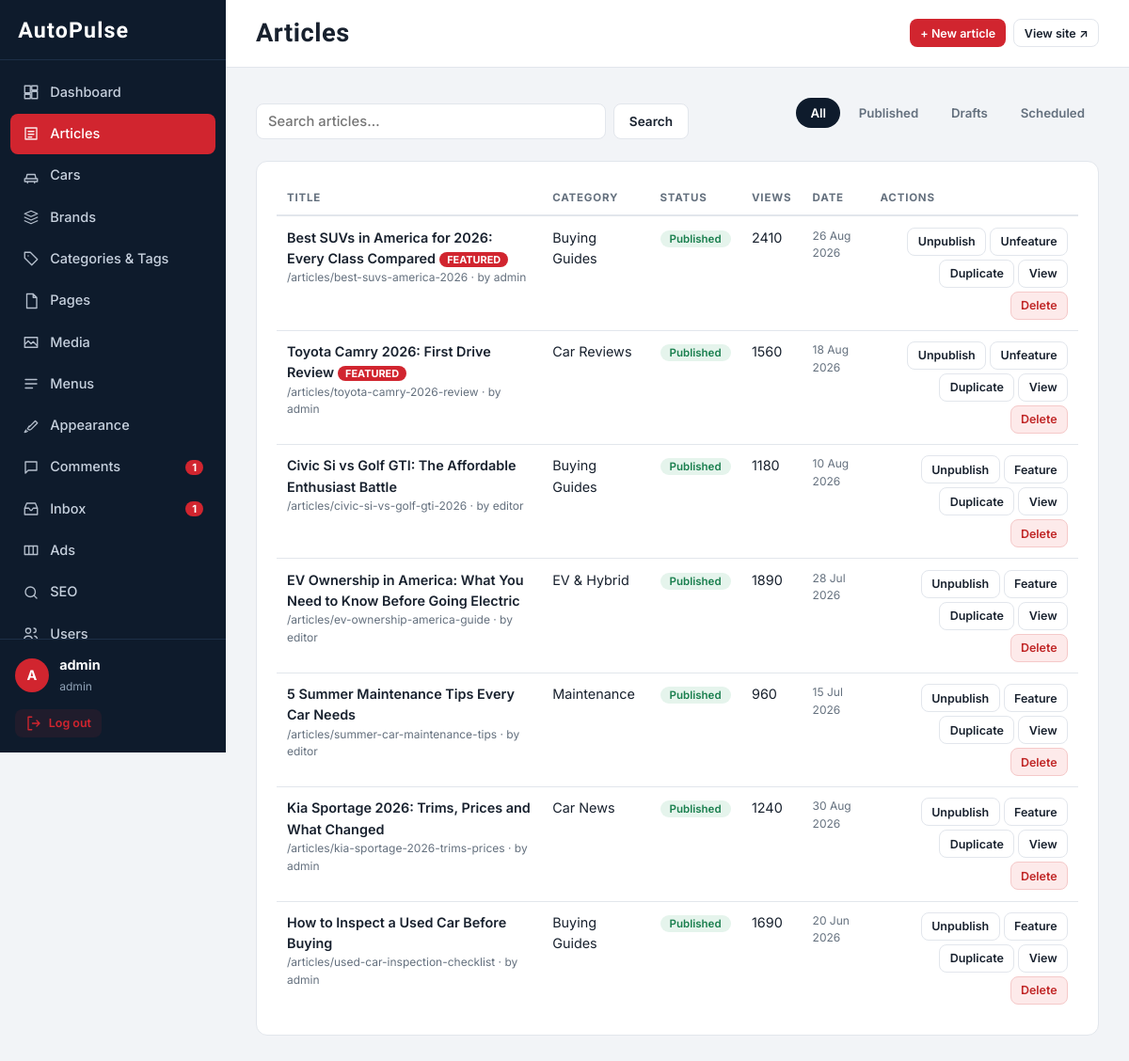
/admin/articles.php (signed in), run on the app's committed database.
### tables this page shows
CREATE TABLE users (
  id INT UNSIGNED AUTO_INCREMENT PRIMARY KEY,
  username VARCHAR(50) NOT NULL UNIQUE,
  display_name VARCHAR(80) NULL COMMENT 'public byline name',
  slug VARCHAR(90) NULL UNIQUE COMMENT 'author profile URL: /author/{slug}',
  email VARCHAR(190) NOT NULL UNIQUE,
  password_hash VARCHAR(255) NOT NULL,
  role ENUM('admin','editor') NOT NULL DEFAULT 'editor',
  bio TEXT NULL COMMENT 'author bio (public profile page)',
  avatar VARCHAR(255) NULL COMMENT 'avatar image path (Media library)',
  expertise VARCHAR(255) NULL COMMENT 'comma-separated topics (Person schema)',
  social_twitter VARCHAR(255) NULL,
  social_linkedin VARCHAR(255) NULL,
  status TINYINT(1) NOT NULL DEFAULT 1,
  last_login DATETIME NULL,
  created_at TIMESTAMP NOT NULL DEFAULT CURRENT_TIMESTAMP,
  updated_at TIMESTAMP NOT NULL DEFAULT CURRENT_TIMESTAMP ON UPDATE CURRENT_TIMESTAMP
);

CREATE TABLE articles (
  id INT UNSIGNED AUTO_INCREMENT PRIMARY KEY,
  user_id INT UNSIGNED NULL,
  brand_id INT UNSIGNED NULL,
  category_id INT UNSIGNED NULL,
  title VARCHAR(190) NOT NULL,
  slug VARCHAR(200) NOT NULL UNIQUE,
  excerpt VARCHAR(400) NULL,
  content MEDIUMTEXT NULL,
  featured_image VARCHAR(255) NULL,
  status ENUM('published','draft','scheduled') NOT NULL DEFAULT 'draft',
  is_featured TINYINT(1) NOT NULL DEFAULT 0,
  allow_comments TINYINT(1) NOT NULL DEFAULT 1,
  views INT UNSIGNED NOT NULL DEFAULT 0,
  published_at DATETIME NULL,
  faq TEXT NULL COMMENT 'JSON [{q,a}]',
  seo_title VARCHAR(150) NULL,
  meta_description VARCHAR(300) NULL,
  canonical_url VARCHAR(255) NULL,
  og_title VARCHAR(150) NULL,
  og_description VARCHAR(300) NULL,
  og_image VARCHAR(255) NULL,
  robots VARCHAR(40) NULL DEFAULT 'index, follow',
  focus_keyword VARCHAR(120) NULL,
  secondary_keywords VARCHAR(500) NULL,
  search_intent VARCHAR(40) NULL,
  quick_answer TEXT NULL COMMENT 'AEO: 1-3 sentence direct answer',
  last_verified_at DATETIME NULL,
  fact_checked_by VARCHAR(120) NULL,
  updated_by INT UNSIGNED NULL,
  created_at TIMESTAMP NOT NULL DEFAULT CURRENT_TIMESTAMP,
  updated_at TIMESTAMP NOT NULL DEFAULT CURRENT_TIMESTAMP ON UPDATE CURRENT_TIMESTAMP,
  KEY idx_status_pub (status, published_at),
  KEY idx_category (category_id),
  FOREIGN KEY (user_id) REFERENCES users(id) ON DELETE SET NULL,
  FOREIGN KEY (brand_id) REFERENCES brands(id) ON DELETE SET NULL,
  FOREIGN KEY (category_id) REFERENCES categories(id) ON DELETE SET NULL,
  FULLTEXT KEY ft_title (title, excerpt)
);

CREATE TABLE categories (
  id INT UNSIGNED AUTO_INCREMENT PRIMARY KEY,
  name VARCHAR(100) NOT NULL,
  slug VARCHAR(120) NOT NULL UNIQUE,
  type ENUM('article','car') NOT NULL DEFAULT 'article',
  description VARCHAR(500) NULL,
  seo_title VARCHAR(150) NULL,
  meta_description VARCHAR(300) NULL,
  sort_order INT NOT NULL DEFAULT 0,
  status TINYINT(1) NOT NULL DEFAULT 1,
  created_at TIMESTAMP NOT NULL DEFAULT CURRENT_TIMESTAMP,
  updated_at TIMESTAMP NOT NULL DEFAULT CURRENT_TIMESTAMP ON UPDATE CURRENT_TIMESTAMP,
  INDEX idx_type (type)
);

### includes/functions.php (called while the page is built, shortened)
<?php
function e($v): string
{
    return htmlspecialchars((string)$v, ENT_QUOTES, 'UTF-8');
}
function url(string $path = ''): string
{
    return rtrim(BASE_URL, '/') . '/' . ltrim($path, '/');
}
function asset(string $path): string
{
    $file = dirname(__DIR__) . '/assets/' . $path;
    $v = is_file($file) ? substr(md5((string)filemtime($file)), 0, 8) : '1';
    return url('assets/' . $path) . '?v=' . $v;
}
function admin_url(string $path = ''): string
{
    $u = url('admin/' . ltrim($path, '/'));
    return $u;
}
function load_settings(): array
{
    try {
        $rows = db()->query('SELECT setting_key, setting_value FROM settings')->fetchAll();
    } catch (Throwable $e) {
        return [];
    }
    $settings = [];
    foreach ($rows as $r) $settings[$r['setting_key']] = $r['setting_value'];
    return $settings;
}
function setting(string $key, string $default = ''): string
{
    $s = $GLOBALS['site_settings'] ?? load_settings();
    return $s[$key] ?? $default;
}
function get_int(string $key, int $default = 0): int
{
    return (int)($_GET[$key] ?? $default);
}
function format_date(?string $dt): string
{
    return date('d M Y', strtotime($dt));
}

### config/database.php (called while the page is built, shortened)
<?php
function db(): PDO
{
    static $pdo = null;
    if ($pdo === null) {
        $dsn = 'mysql:host=' . DB_HOST . ';dbname=' . DB_NAME . ';charset=' . DB_CHARSET;
        try {
            $pdo = new PDO($dsn, DB_USER, DB_PASS, [
                PDO::ATTR_ERRMODE            => PDO::ERRMODE_EXCEPTION,
                PDO::ATTR_DEFAULT_FETCH_MODE => PDO::FETCH_ASSOC,
                PDO::ATTR_EMULATE_PREPARES   => false,
            ]);
        } catch (PDOException $e) {
            error_log('[AutoPulse] DB connection failed: ' . $e->getMessage());
            if (APP_ENV === 'development') {
                http_response_code(500);
                exit('Database connection failed: ' . htmlspecialchars($e->getMessage())
                    . '<br>Check config/config.php');
            }
            http_response_code(503);
            exit('The site is temporarily unavailable. Please try again shortly.');
        }
    }
    return $pdo;
}

### includes/auth.php (called while the page is built, shortened)
<?php
function current_user(): ?array
{
    static $user = null;
    if ($user === null) {
        $st = db()->prepare('SELECT id, username, email, role, status FROM users WHERE id = ? AND status = 1');
        $st->execute([$_SESSION['admin_id']]);
        $user = $st->fetch() ?: false;
    }
    return $user ?: null;
}
function is_admin(): bool
{
    return current_user() !== null;
}
function require_admin(string $cap = ''): void
{
    if (!is_admin()) {
        $_SESSION['intended_url'] = $_SERVER['REQUEST_URI'] ?? '';
        redirect('admin/login.php');
    }
}

### admin/articles.php (the view, shortened to what this page needs)
<?php
require __DIR__ . '/includes/bootstrap.php';
require_admin();
$status = in_array($_GET['status'] ?? '', ['published', 'draft', 'scheduled'], true) ? $_GET['status'] : '';
$q = trim((string)($_GET['q'] ?? ''));
$page = max(1, get_int('page', 1));
$where = ['1=1'];
$params = [];
$whereSql = implode(' AND ', $where);
$offset = ($page - 1) * 15;
$st = db()->prepare("SELECT a.id, a.title, a.slug, a.status, a.is_featured, a.views, a.published_at, a.updated_at,
                            u.username AS author, c.name AS category
                     FROM articles a LEFT JOIN users u ON u.id = a.user_id LEFT JOIN categories c ON c.id = a.category_id
                     WHERE $whereSql ORDER BY a.updated_at DESC LIMIT 15 OFFSET $offset");
$st->execute($params);
$articles = $st->fetchAll();
$ADMIN_ACTIVE = 'articles';
$ADMIN_TITLE = 'Articles';
include __DIR__ . '/includes/header.php';
?>
<div class="toolbar">
    <form method="get" class="toolbar-search" action="<?= e(admin_url('articles.php')) ?>">
        <input type="search" name="q" class="input" placeholder="Search articles…" value="<?= e($q) ?>">
        <button class="btn btn-outline" type="submit">Search</button>
    </form>
    <div class="tabs" role="tablist">
        <?php foreach (['' => 'All', 'published' => 'Published', 'draft' => 'Drafts', 'scheduled' => 'Scheduled'] as $s => $label): ?>
            <a href="<?= e(admin_url('articles.php' . ($s !== '' ? '?status=' . $s : ''))) ?>" class="tab <?= $status === $s ? 'active' : '' ?>"><?= $label ?></a>
        <?php endforeach; ?>
    </div>
</div>
<section class="panel">
    <table class="admin-table">
        <thead><tr><th>Title</th><th>Category</th><th>Status</th><th>Views</th><th>Date</th><th class="th-actions">Actions</th></tr></thead>
        <tbody>
        <?php foreach ($articles as $a): ?>
            <tr>
                <td>
                    <a class="row-title" href="<?= e(admin_url('article-edit.php?id=' . (int)$a['id'])) ?>"><?= e($a['title']) ?></a>
                    <?php if ($a['is_featured']): ?><span class="badge badge-hot">Featured</span><?php endif; ?>
                    <small>/articles/<?= e($a['slug']) ?> · by <?= e($a['author']) ?></small>
                </td>
                <td><?= e($a['category'] ?: '—') ?></td>
                <td><span class="status status-<?= e($a['status']) ?>"><?= e($a['status']) ?></span></td>
                <td><?= (int)$a['views'] ?></td>
                <td><small><?= e(format_date($a['published_at'] ?: $a['updated_at'])) ?></small></td>
                <td class="td-actions">
                    <form method="post" class="inline-form">
                        <div class="action-menu">
                            <button class="btn btn-sm btn-outline" name="action" value="<?= $a['status'] === 'published' ? 'unpublish' : 'publish' ?>" formnovalidate><?= $a['status'] === 'published' ? 'Unpublish' : 'Publish' ?></button>
                            <button class="btn btn-sm btn-outline" name="action" value="<?= $a['is_featured'] ? 'unfeature' : 'feature' ?>" formnovalidate><?= $a['is_featured'] ? 'Unfeature' : 'Feature' ?></button>
                            <button class="btn btn-sm btn-outline" name="action" value="duplicate" formnovalidate>Duplicate</button>
                            <a class="btn btn-sm btn-outline" href="<?= e(url('articles/' . $a['slug'])) ?>" target="_blank">View</a>
                            <button class="btn btn-sm btn-danger" name="action" value="delete" formnovalidate data-confirm="Delete this article permanently?">Delete</button>
                        </div>
                    </form>
                </td>
            </tr>
        <?php endforeach; ?>
        </tbody>
    </table>
</section>
<?php
include __DIR__ . '/includes/footer.php';
?>

### admin/includes/header.php (shortened to what this page needs)
<?php
$user = current_user();
$ADMIN_ACTIVE = $ADMIN_ACTIVE ?? '';
function admin_icon(string $name): string
{
    $p = [
        'dash'    => 'M3 13h8V3H3v10zm10 8h8V11h-8v10zM3 21h8v-6H3v6zM13 9h8V3h-8v6z',
        'article' => 'M4 4h16v16H4zM8 9h8M8 13h8M8 17h5',
        'car'     => 'M5 16 6.5 10h11L19 16M3 16h18v4H3zM7 20v2M17 20v2',
        'brand'   => 'M12 3 3 7l9 4 9-4-9-4zM3 12l9 4 9-4M3 17l9 4 9-4',
        'tag'     => 'M3 3h8l10 10-8 8L3 11V3zM8 8h.01',
        'page'    => 'M6 2h9l5 5v15H6zM15 2v5h5',
        'media'   => 'M3 5h18v14H3zM3 15l5-5 4 4 3-3 6 6',
        'menu'    => 'M4 6h16M4 12h16M4 18h10',
        'brush'   => 'M9.5 14.5 18 6l3 3-8.5 8.5c-1.2 1.2-3 1.4-4.2.4l-1.2-1c1-1.2 1.2-2.4 2.4-3.6zM5 19c-1 1-1 2-2 3 1.5 0 3-.5 4-1.5',
        'comment' => 'M4 4h16v12H8l-4 4V4z',
        'inbox'   => 'M3 11h6l2 3h2l2-3h6M3 11l3-7h12l3 7v9H3v-9z',
        'ads'     => 'M3 6h18v12H3zM9 6v12M15 6v12',
        'seo'     => 'M11 4a7 7 0 1 0 0 14 7 7 0 0 0 0-14zM20 20l-3.5-3.5',
        'users'   => 'M8 11a3.5 3.5 0 1 0 0-7 3.5 3.5 0 0 0 0 7zM2 21c0-4 3-6 6-6s6 2 6 6M16 4a3 3 0 0 1 0 6M17 15c2.5.5 4 2.5 4 6',
        'gear'    => 'M12 9a3 3 0 1 0 0 6 3 3 0 0 0 0-6zM12 2v3m0 14v3M2 12h3m14 0h3M5 5l2 2m10 10 2 2M19 5l-2 2M7 17l-2 2',
        'db'      => 'M4 4c0-1 3.6-2 8-2s8 1 8 2-3.6 2-8 2-8-1-8-2zM4 4v16c0 1 3.6 2 8 2s8-1 8-2V4M4 12c0 1 3.6 2 8 2s8-1 8-2',
        'logout'  => 'M9 21H4V3h5M16 8l4 4-4 4M20 12H10',
        'view'    => 'M12 5c-7 0-10 7-10 7s3 7 10 7 10-7 10-7-3-7-10-7zm0 10a3 3 0 1 0 0-6 3 3 0 0 0 0 6z',
    ][$name] ?? '';
    return '<svg width="18" height="18" viewBox="0 0 24 24" fill="none" stroke="currentColor" stroke-width="1.8" stroke-linecap="round" stroke-linejoin="round" aria-hidden="true"><path d="' . $p . '"/></svg>';
}
$nav = array_filter([
    ['dashboard', 'Dashboard', 'dash', ''],
    ['articles',  'Articles',  'article', ''],
    ['cars',      'Cars',      'car', ''],
    ['brands',    'Brands',    'brand', ''],
    ['taxonomy',  'Categories & Tags', 'tag', ''],
    ['pages',     'Pages',     'page', ''],
    ['media',     'Media',     'media', ''],
    ['menus',     'Menus',     'menu', ''],
    ['appearance', 'Appearance', 'brush', 'settings'],
    ['comments',  'Comments',  'comment', ''],
    ['messages',  'Inbox',     'inbox', ''],
    ['ads',       'Ads',       'ads', 'ads'],
    ['seo',       'SEO',       'seo', 'seo'],
    ['users',     'Users',     'users', 'users'],
    ['settings',  'Settings',  'gear', 'settings'],
    ['backup',    'Backup',    'db', 'backup'],
], fn($n) => $n[3] === '' || admin_can($n[3]));
$newMessages = 0;
$newComments = 0;
try {
    $newMessages = (int)db()->query("SELECT COUNT(*) FROM contact_messages WHERE status = 'new'")->fetchColumn();
    $newComments = (int)db()->query("SELECT COUNT(*) FROM comments WHERE status = 'pending'")->fetchColumn();
} catch (Throwable $e) {  }
?>
<!DOCTYPE html>
<html lang="en">
<head>
<link rel="stylesheet" href="<?= e(asset('css/admin.css')) ?>">
</head>
<body data-base="<?= e(url('')) ?>">
<div class="admin-shell">
    <aside class="admin-sidebar" id="admin-sidebar">
        <div class="admin-brand">
            <a href="<?= e(url('')) ?>" target="_blank" title="View site"><?= e(setting('site_name', 'AutoPulse')) ?></a>
        </div>
        <nav class="admin-nav" aria-label="Admin navigation">
            <?php foreach ($nav as [$key, $label, $icon, $cap]): ?>
                <a href="<?= e(admin_url(($key === 'dashboard' ? 'dashboard' : $key) . '.php')) ?>"
                   class="<?= $key === $ADMIN_ACTIVE ? 'active' : '' ?>">
                    <?= admin_icon($icon) ?><span><?= e($label) ?></span>
                    <?php if ($key === 'messages' && $newMessages): ?><em class="nav-count"><?= $newMessages ?></em><?php endif; ?>
                    <?php if ($key === 'comments' && $newComments): ?><em class="nav-count"><?= $newComments ?></em><?php endif; ?>
                </a>
            <?php endforeach; ?>
        </nav>
        <div class="admin-side-foot">
            <div class="admin-user">
                <span class="avatar"><?= e(strtoupper(mb_substr($user['username'], 0, 1))) ?></span>
                <div><strong><?= e($user['username']) ?></strong><small><?= e($user['role']) ?></small></div>
            </div>
            <a class="btn btn-ghost btn-sm" href="<?= e(admin_url('logout.php')) ?>"><?= admin_icon('logout') ?> Log out</a>
        </div>
    </aside>
    <div class="admin-main">
        <header class="admin-topbar">
            <h1><?= e($ADMIN_TITLE ?? 'Dashboard') ?></h1>
            <div class="admin-topbar-actions">
                <?php if (empty($ADMIN_NO_ACTIONS)): ?>
                    <?php if ($ADMIN_ACTIVE === 'articles'): ?>
                        <a class="btn btn-primary btn-sm" href="<?= e(admin_url('article-edit.php')) ?>">+ New article</a>
                    <?php elseif ($ADMIN_ACTIVE === 'cars'): ?>
                        <a class="btn btn-primary btn-sm" href="<?= e(admin_url('car-edit.php')) ?>">+ New car</a>
                    <?php elseif ($ADMIN_ACTIVE === 'pages'): ?>
                        <a class="btn btn-primary btn-sm" href="<?= e(admin_url('page-edit.php')) ?>">+ New page</a>
                    <?php elseif ($ADMIN_ACTIVE === 'brands'): ?>
                        <a class="btn btn-primary btn-sm" href="<?= e(admin_url('brands.php')) ?>?edit=new">+ New brand</a>
                    <?php endif; ?>
                <?php endif; ?>
                <a class="btn btn-outline btn-sm" href="<?= e(url('')) ?>" target="_blank">View site ↗</a>
            </div>
        </header>
        <main class="admin-content">

### data on the page
users: username "A", username "admin", role "admin"
articles: title "Best SUVs in America for 2026: Every Class Compared", is_featured "FEATURED", slug "best-suvs-america-2026", user.username "admin", category.name "Buying Guides", status "Published", views "2410", published_at "26 Aug 2026", shows "Unpublish"
articles: title "Toyota Camry 2026: First Drive Review", is_featured "FEATURED", slug "toyota-camry-2026-review", user.username "admin", category.name "Car Reviews", status "Published", views "1560", published_at "18 Aug 2026", shows "Unpublish"
articles: title "Civic Si vs Golf GTI: The Affordable Enthusiast Battle", slug "civic-si-vs-golf-gti-2026", user.username "editor", category.name "Buying Guides", status "Published", views "1180", published_at "10 Aug 2026", shows "Unpublish", is_featured "Feature"
articles: title "EV Ownership in America: What You Need to Know Before Going Electric", slug "ev-ownership-america-guide", user.username "editor", category.name "EV & Hybrid", status "Published", views "1890", published_at "28 Jul 2026", shows "Unpublish", is_featured "Feature"
articles: title "5 Summer Maintenance Tips Every Car Needs", slug "summer-car-maintenance-tips", user.username "editor", category.name "Maintenance", status "Published", views "960", published_at "15 Jul 2026", shows "Unpublish", is_featured "Feature"
articles: title "Kia Sportage 2026: Trims, Prices and What Changed", slug "kia-sportage-2026-trims-prices", user.username "admin", category.name "Car News", status "Published", views "1240", published_at "30 Aug 2026", shows "Unpublish", is_featured "Feature"
articles: title "How to Inspect a Used Car Before Buying", slug "used-car-inspection-checklist", user.username "admin", category.name "Buying Guides", status "Published", views "1690", published_at "20 Jun 2026", shows "Unpublish", is_featured "Feature"

### other printed values
setting('site_name', 'AutoPulse') "AutoPulse"
$label "Dashboard"
$label "Articles"
$label "Cars"
$label "Brands"
$label "Categories & Tags"
$label "Pages"
$label "Media"
$label "Menus"
$label "Appearance"
$label "Comments"
$newComments "1"
$label "Inbox"
$newMessages "1"
$label "Ads"
